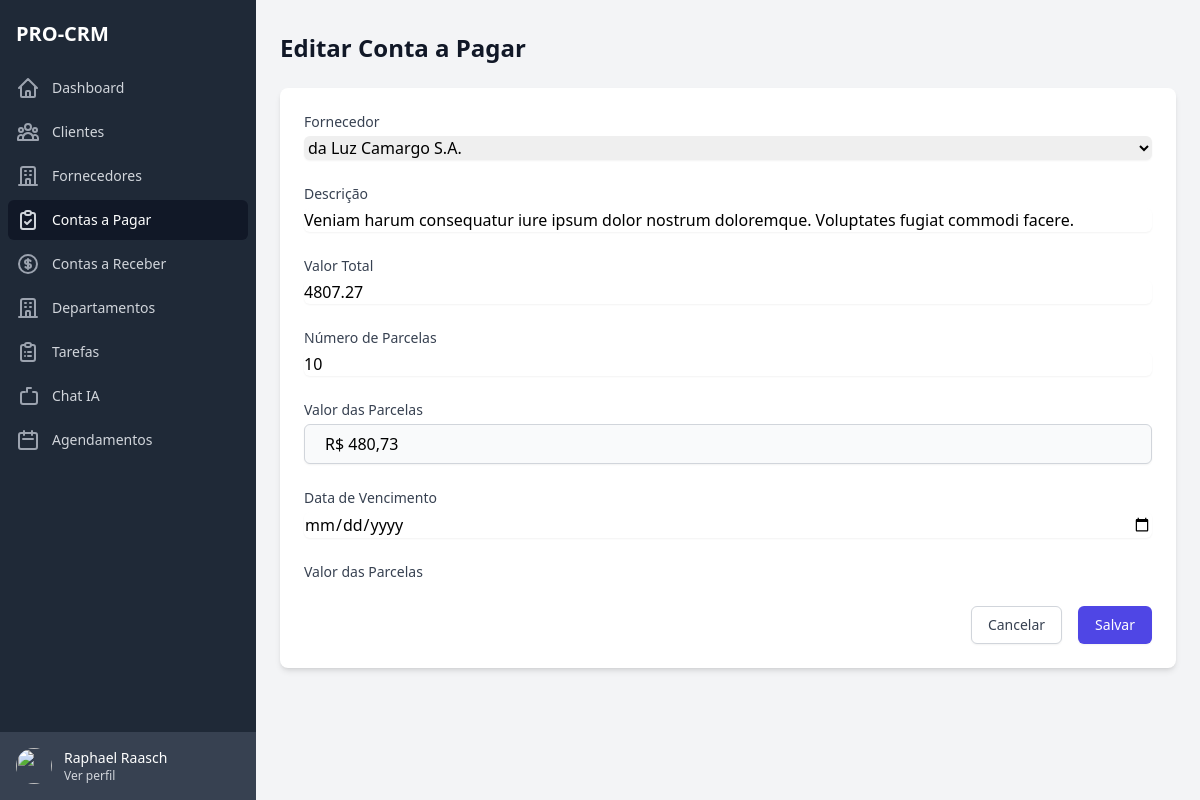
Screenshot of /billings/payable/20/edit/ (signed in) with the database file from the repository.
### apps/accounts/models.py (models this page shows, shortened)
class CustomUser(AbstractUser):
    id = models.UUIDField(primary_key=True, default=uuid.uuid4, editable=False)
    enterprise = models.ForeignKey(Enterprise, on_delete=models.CASCADE, null=True, blank=True)
    cpf = models.CharField(
        max_length=14,
        blank=True,
        null=True,
        verbose_name='CPF',
        help_text='Digite o CPF no formato XXX.XXX.XXX-XX'
    )
    phone = models.CharField(
        max_length=15,
        blank=True,
        null=True,
        verbose_name='Telefone',
        help_text='Digite o telefone no formato (XX) XXXXX-XXXX'
    )
    photo = models.ImageField(upload_to='users/photos/', null=True, blank=True, verbose_name='Foto')
    groups = models.ManyToManyField(
        'auth.Group',
        verbose_name='groups',
        blank=True,
        help_text='The groups this user belongs to. A user will get all permissions granted to each of their groups.',
        related_name='custom_user_set',
        related_query_name='custom_user'
    )
    user_permissions = models.ManyToManyField(
        'auth.Permission',
        verbose_name='user permissions',
        blank=True,
        help_text='Specific permissions for this user.',
        related_name='custom_user_set',
        related_query_name='custom_user'
    )
    is_active = models.BooleanField(default=True)
    is_staff = models.BooleanField(default=False)
    is_superuser = models.BooleanField(default=False)
    created_at = models.DateTimeField(auto_now_add=True)
    updated_at = models.DateTimeField(auto_now=True)
    is_admin = models.BooleanField(default=True)
    class Meta:
        verbose_name = 'Usuário'
        verbose_name_plural = 'Usuários'
        ordering = ['username']

### apps/billings/models.py (models this page shows, shortened)
class BillingPayable(BaseModel):
    STATUS_CHOICES = [
        ('pending', 'Pendente'),
        ('paid', 'Pago'),
        ('overdue', 'Atrasado'),
        ('settled', 'Liquidado'),
    ]
    enterprise = models.ForeignKey(Enterprise, on_delete=models.CASCADE)
    supplier = models.ForeignKey(Supplier, on_delete=models.CASCADE)
    description = models.CharField(max_length=255)
    total_value = models.DecimalField(max_digits=10, decimal_places=2)
    installment_count = models.PositiveIntegerField(default=1)
    installment_value = models.DecimalField(max_digits=10, decimal_places=2)
    due_date = models.DateField()
    status = models.CharField(max_length=20, choices=STATUS_CHOICES, default='pending')
    settlement_date = models.DateField(null=True, blank=True)
    settled_value = models.DecimalField(max_digits=10, decimal_places=2, default=0)
    pending_value = models.DecimalField(max_digits=10, decimal_places=2)
    created_at = models.DateTimeField(auto_now_add=True)
    updated_at = models.DateTimeField(auto_now=True)
    class Meta:
        verbose_name = 'Conta a Pagar'
        verbose_name_plural = 'Contas a Pagar'
        ordering = ['due_date']

### apps/billings/views.py (the view)
# urls.py: path('payable/<int:pk>/edit/', views.payable_edit, name='payable_edit'),
@login_required
def payable_edit(request, pk):
    billing = get_object_or_404(BillingPayable, pk=pk, enterprise=request.user.enterprise)
    if request.method == 'POST':
        form = BillingPayableForm(request.POST, instance=billing)
        if form.is_valid():
            form.save()
            messages.success(request, 'Conta a pagar atualizada com sucesso!')
            return redirect('billings:payable_list')
    else:
        form = BillingPayableForm(instance=billing)
        form.fields['supplier'].queryset = Supplier.objects.filter(enterprise=request.user.enterprise, is_active=True)
    return render(request, 'billings/pages/payable_form.html', {
        'form': form,
        'billing': billing,
        'title': 'Editar Conta a Pagar'
    })

### templates/billings/pages/payable_form.html (shortened to what this page needs)
{% extends 'base.html' %}
{% load static %}
{% block content %}
<div class="flex h-screen bg-gray-100">
    {% include 'includes/sidebar.html' %}
    <div class="flex-1 flex flex-col overflow-hidden">
        <main class="flex-1 overflow-x-hidden overflow-y-auto bg-gray-100">
            <div class="container mx-auto px-6 py-8">
                <div class="flex justify-between items-center mb-6">
                    <h1 class="text-2xl font-semibold text-gray-900">{% if billing %}Editar{% else %}Nova{% endif %} Conta a Pagar</h1>
                </div>
                <div class="bg-white rounded-lg shadow-md p-6">
                    <form method="POST">
                        <div class="grid grid-cols-1 gap-6">
                            <div>
                                <label for="{{ form.supplier.id_for_label }}" class="block text-sm font-medium text-gray-700">Fornecedor</label>
                                {{ form.supplier }}
                            </div>
                            <div>
                                <label for="{{ form.description.id_for_label }}" class="block text-sm font-medium text-gray-700">Descrição</label>
                                {{ form.description }}
                            </div>
                            <div>
                                <label for="{{ form.total_value.id_for_label }}" class="block text-sm font-medium text-gray-700">Valor Total</label>
                                {{ form.total_value }}
                            </div>
                            <div>
                                <label for="{{ form.installment_count.id_for_label }}" class="block text-sm font-medium text-gray-700">Número de Parcelas</label>
                                {{ form.installment_count }}
                            </div>
                            <div>
                                <label for="{{ form.due_date.id_for_label }}" class="block text-sm font-medium text-gray-700">Data de Vencimento</label>
                                {{ form.due_date }}
                            </div>
                            <div>
                                <label for="{{ form.installment_value.id_for_label }}" class="block text-sm font-medium text-gray-700">Valor das Parcelas</label>
                            </div>
                        </div>
                        <div class="mt-6 flex justify-end space-x-4">
                            <a href="{% url 'billings:payable_list' %}" class="px-4 py-2 border border-gray-300 rounded-md shadow-sm text-sm font-medium text-gray-700 bg-white hover:bg-gray-50 focus:outline-none focus:ring-2 focus:ring-offset-2 focus:ring-indigo-500">
                                Cancelar
                            </a>
                            <button type="submit" class="px-4 py-2 border border-transparent rounded-md shadow-sm text-sm font-medium text-white bg-indigo-600 hover:bg-indigo-700 focus:outline-none focus:ring-2 focus:ring-offset-2 focus:ring-indigo-500">
                                Salvar
                            </button>
                        </div>
                    </form>
                </div>
            </div>
        </main>
    </div>
</div>
{% endblock %}

### templates/includes/sidebar.html
{% load static %}
<div class="hidden md:flex md:flex-shrink-0">
    <div class="flex flex-col w-64">
        <div class="flex flex-col h-0 flex-1 bg-gray-800">
            <div class="flex-1 flex flex-col pt-5 pb-4 overflow-y-auto">
                <div class="flex items-center flex-shrink-0 px-4">
                    <h1 class="text-xl font-bold text-white">PRO-CRM</h1>
                </div>
                <nav class="mt-5 flex-1 px-2 bg-gray-800 space-y-1">
                    <a href="{% url 'dashboard:home' %}" class="group flex items-center px-2 py-2 text-sm font-medium rounded-md {% if request.resolver_match.url_name == 'home' %}bg-gray-900 text-white{% else %}text-gray-300 hover:bg-gray-700 hover:text-white{% endif %}">
                        <svg class="mr-3 h-6 w-6 {% if request.resolver_match.url_name == 'home' %}text-gray-300{% else %}text-gray-400 group-hover:text-gray-300{% endif %}" xmlns="http://www.w3.org/2000/svg" fill="none" viewBox="0 0 24 24" stroke="currentColor">
                            <path stroke-linecap="round" stroke-linejoin="round" stroke-width="2" d="M3 12l2-2m0 0l7-7 7 7M5 10v10a1 1 0 001 1h3m10-11l2 2m-2-2v10a1 1 0 01-1 1h-3m-6 0a1 1 0 001-1v-4a1 1 0 011-1h2a1 1 0 011 1v4a1 1 0 001 1m-6 0h6" />
                        </svg>
                        Dashboard
                    </a>
                    <a href="{% url 'clients:list' %}" class="group flex items-center px-2 py-2 text-sm font-medium rounded-md {% if request.resolver_match.app_name == 'clients' %}bg-gray-900 text-white{% else %}text-gray-300 hover:bg-gray-700 hover:text-white{% endif %}">
                        <svg class="mr-3 h-6 w-6 {% if request.resolver_match.app_name == 'clients' %}text-gray-300{% else %}text-gray-400 group-hover:text-gray-300{% endif %}" xmlns="http://www.w3.org/2000/svg" fill="none" viewBox="0 0 24 24" stroke="currentColor">
                            <path stroke-linecap="round" stroke-linejoin="round" stroke-width="2" d="M17 20h5v-2a3 3 0 00-5.356-1.857M17 20H7m10 0v-2c0-.656-.126-1.283-.356-1.857M7 20H2v-2a3 3 0 015.356-1.857M7 20v-2c0-.656.126-1.283.356-1.857m0 0a5.002 5.002 0 019.288 0M15 7a3 3 0 11-6 0 3 3 0 016 0zm6 3a2 2 0 11-4 0 2 2 0 014 0zM7 10a2 2 0 11-4 0 2 2 0 014 0z" />
                        </svg>
                        Clientes
                    </a>
                    <a href="{% url 'suppliers:list' %}" class="group flex items-center px-2 py-2 text-sm font-medium rounded-md {% if request.resolver_match.app_name == 'suppliers' %}bg-gray-900 text-white{% else %}text-gray-300 hover:bg-gray-700 hover:text-white{% endif %}">
                        <svg class="mr-3 h-6 w-6 {% if request.resolver_match.app_name == 'suppliers' %}text-gray-300{% else %}text-gray-400 group-hover:text-gray-300{% endif %}" xmlns="http://www.w3.org/2000/svg" fill="none" viewBox="0 0 24 24" stroke="currentColor">
                            <path stroke-linecap="round" stroke-linejoin="round" stroke-width="2" d="M19 21V5a2 2 0 00-2-2H7a2 2 0 00-2 2v16m14 0h2m-2 0h-5m-9 0H3m2 0h5M9 7h1m-1 4h1m4-4h1m-1 4h1m-5 10v-5a1 1 0 011-1h2a1 1 0 011 1v5m-4 0h4" />
                        </svg>
                        Fornecedores
                    </a>
                    <a href="{% url 'billings:payable_list' %}" class="group flex items-center px-2 py-2 text-sm font-medium rounded-md {% if request.resolver_match.app_name == 'billings' and 'payable' in request.path %}bg-gray-900 text-white{% else %}text-gray-300 hover:bg-gray-700 hover:text-white{% endif %}">
                        <svg class="mr-3 h-6 w-6 {% if request.resolver_match.app_name == 'billings' and 'payable' in request.path %}text-gray-300{% else %}text-gray-400 group-hover:text-gray-300{% endif %}" xmlns="http://www.w3.org/2000/svg" fill="none" viewBox="0 0 24 24" stroke="currentColor">
                            <path stroke-linecap="round" stroke-linejoin="round" stroke-width="2" d="M9 5H7a2 2 0 00-2 2v12a2 2 0 002 2h10a2 2 0 002-2V7a2 2 0 00-2-2h-2M9 5a2 2 0 002 2h2a2 2 0 002-2M9 5a2 2 0 012-2h2a2 2 0 012 2m-6 9l2 2 4-4" />
                        </svg>
                        Contas a Pagar
                    </a>
                    <a href="{% url 'billings:receivable_list' %}" class="group flex items-center px-2 py-2 text-sm font-medium rounded-md {% if request.resolver_match.app_name == 'billings' and 'receivable' in request.path %}bg-gray-900 text-white{% else %}text-gray-300 hover:bg-gray-700 hover:text-white{% endif %}">
                        <svg class="mr-3 h-6 w-6 {% if request.resolver_match.app_name == 'billings' and 'receivable' in request.path %}text-gray-300{% else %}text-gray-400 group-hover:text-gray-300{% endif %}" xmlns="http://www.w3.org/2000/svg" fill="none" viewBox="0 0 24 24" stroke="currentColor">
                            <path stroke-linecap="round" stroke-linejoin="round" stroke-width="2" d="M12 8c-1.657 0-3 .895-3 2s1.343 2 3 2 3 .895 3 2-1.343 2-3 2m0-8c1.11 0 2.08.402 2.599 1M12 8V7m0 1v8m0 0v1m0-1c-1.11 0-2.08-.402-2.599-1M21 12a9 9 0 11-18 0 9 9 0 0118 0z" />
                        </svg>
                        Contas a Receber
                    </a>
                    <a href="{% url 'department:list' %}" class="group flex items-center px-2 py-2 text-sm font-medium rounded-md {% if request.resolver_match.app_name == 'department' %}bg-gray-900 text-white{% else %}text-gray-300 hover:bg-gray-700 hover:text-white{% endif %}">
                        <svg class="mr-3 h-6 w-6 {% if request.resolver_match.app_name == 'department' %}text-gray-300{% else %}text-gray-400 group-hover:text-gray-300{% endif %}" xmlns="http://www.w3.org/2000/svg" fill="none" viewBox="0 0 24 24" stroke="currentColor">
                            <path stroke-linecap="round" stroke-linejoin="round" stroke-width="2" d="M19 21V5a2 2 0 00-2-2H7a2 2 0 00-2 2v16m14 0h2m-2 0h-5m-9 0H3m2 0h5M9 7h1m-1 4h1m4-4h1m-1 4h1m-5 10v-5a1 1 0 011-1h2a1 1 0 011 1v5m-4 0h4" />
                        </svg>
                        Departamentos
                    </a>
                    <a href="{% url 'tasks:kanban' %}" class="group flex items-center px-2 py-2 text-sm font-medium rounded-md {% if request.resolver_match.app_name == 'tasks' %}bg-gray-900 text-white{% else %}text-gray-300 hover:bg-gray-700 hover:text-white{% endif %}">
                        <svg class="mr-3 h-6 w-6 {% if request.resolver_match.app_name == 'tasks' %}text-gray-300{% else %}text-gray-400 group-hover:text-gray-300{% endif %}" xmlns="http://www.w3.org/2000/svg" fill="none" viewBox="0 0 24 24" stroke="currentColor">
                            <path stroke-linecap="round" stroke-linejoin="round" stroke-width="2" d="M9 5H7a2 2 0 00-2 2v12a2 2 0 002 2h10a2 2 0 002-2V7a2 2 0 00-2-2h-2M9 5a2 2 0 002 2h2a2 2 0 002-2M9 5a2 2 0 012-2h2a2 2 0 012 2m-3 7h3m-3 4h3m-6-4h.01M9 16h.01" />
                        </svg>
                        Tarefas
                    </a>
                    <a href="{% url 'chat:chat' %}" class="group flex items-center px-2 py-2 text-sm font-medium rounded-md {% if request.resolver_match.app_name == 'chat' %}bg-gray-900 text-white{% else %}text-gray-300 hover:bg-gray-700 hover:text-white{% endif %}">
                        <svg class="mr-3 h-6 w-6 {% if request.resolver_match.app_name == 'chat' %}text-gray-300{% else %}text-gray-400 group-hover:text-gray-300{% endif %}" xmlns="http://www.w3.org/2000/svg" fill="none" viewBox="0 0 24 24" stroke="currentColor">
                            <path stroke-linecap="round" stroke-linejoin="round" stroke-width="2" d="M17 8h2a2 2 0 012 2v8a2 2 0 01-2 2H7a2 2 0 01-2-2V10a2 2 0 012-2h2m6-4h-4m0 0V4m0 0v4" />
                        </svg>
                        Chat IA
                    </a>
                    <a href="{% url 'appointment:fullcalendar' %}" class="group flex items-center px-2 py-2 text-sm font-medium rounded-md {% if request.resolver_match.app_name == 'appointments' %}bg-gray-900 text-white{% else %}text-gray-300 hover:bg-gray-700 hover:text-white{% endif %}">
                        <svg class="mr-3 h-6 w-6 {% if request.resolver_match.app_name == 'appointments' %}text-gray-300{% else %}text-gray-400 group-hover:text-gray-300{% endif %}" xmlns="http://www.w3.org/2000/svg" fill="none" viewBox="0 0 24 24" stroke="currentColor">
                            <path stroke-linecap="round" stroke-linejoin="round" stroke-width="2" d="M8 7V3m8 4V3m-9 8h10M5 21h14a2 2 0 002-2V7a2 2 0 00-2-2H5a2 2 0 00-2 2v12a2 2 0 002 2z" />
                        </svg>
                        Agendamentos
                    </a>
                </nav>
            </div>
            <div class="flex-shrink-0 flex bg-gray-700 p-4">
                <a href="#" class="flex-shrink-0 w-full group block">
                    <div class="flex items-center">
                        <div>
                            <img class="inline-block h-9 w-9 rounded-full" src="https://images.unsplash.com/photo-1472099645785-5658abf4ff4e?ixlib=rb-1.2.1&ixid=eyJhcHBfaWQiOjEyMDd9&auto=format&fit=facearea&facepad=2&w=256&h=256&q=80" alt="">
                        </div>
                        <div class="ml-3">
                            <p class="text-sm font-medium text-white">
                                {{ request.user.get_full_name }}
                            </p>
                            <p class="text-xs font-medium text-gray-300 group-hover:text-gray-200">
                                Ver perfil
                            </p>
                        </div>
                    </div>
                </a>
            </div>
        </div>
    </div>
</div>

### rows the page displays
CustomUser: user.get_full_name "Raphael Raasch"
BillingPayable: supplier "da Luz Camargo S.A.", description "Veniam harum consequatur iure ipsum dolor nostrum doloremque. Voluptates fugiat commodi facere.", total_value "4807.27", installment_count "10"
